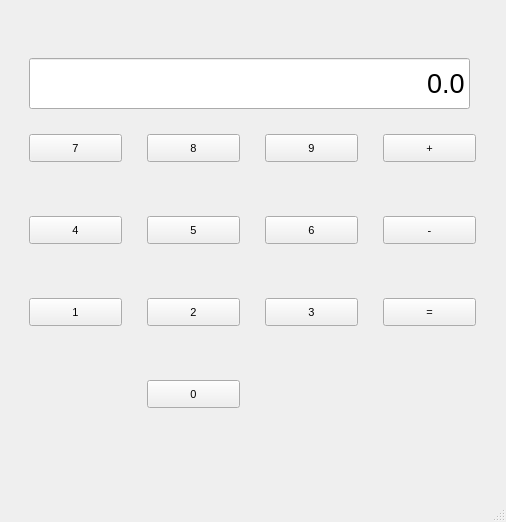
<?xml version="1.0" encoding="UTF-8"?>
<ui version="4.0">
 <class>MainWindow</class>
 <widget class="QMainWindow" name="MainWindow">
  <property name="geometry">
   <rect>
    <x>0</x>
    <y>0</y>
    <width>506</width>
    <height>522</height>
   </rect>
  </property>
  <property name="font">
   <font>
    <pointsize>8</pointsize>
   </font>
  </property>
  <property name="windowTitle">
   <string>MainWindow</string>
  </property>
  <widget class="QWidget" name="centralwidget">
   <widget class="QLineEdit" name="Display">
    <property name="geometry">
     <rect>
      <x>29</x>
      <y>58</y>
      <width>441</width>
      <height>51</height>
     </rect>
    </property>
    <property name="sizePolicy">
     <sizepolicy hsizetype="Fixed" vsizetype="Fixed">
      <horstretch>0</horstretch>
      <verstretch>0</verstretch>
     </sizepolicy>
    </property>
    <property name="font">
     <font>
      <pointsize>20</pointsize>
     </font>
    </property>
    <property name="text">
     <string>0.0</string>
    </property>
    <property name="alignment">
     <set>Qt::AlignRight|Qt::AlignTrailing|Qt::AlignVCenter</set>
    </property>
   </widget>
   <widget class="QPushButton" name="Button7">
    <property name="geometry">
     <rect>
      <x>29</x>
      <y>134</y>
      <width>93</width>
      <height>28</height>
     </rect>
    </property>
    <property name="sizePolicy">
     <sizepolicy hsizetype="Fixed" vsizetype="Fixed">
      <horstretch>0</horstretch>
      <verstretch>0</verstretch>
     </sizepolicy>
    </property>
    <property name="text">
     <string>7</string>
    </property>
   </widget>
   <widget class="QPushButton" name="Button8">
    <property name="geometry">
     <rect>
      <x>147</x>
      <y>134</y>
      <width>93</width>
      <height>28</height>
     </rect>
    </property>
    <property name="sizePolicy">
     <sizepolicy hsizetype="Fixed" vsizetype="Fixed">
      <horstretch>0</horstretch>
      <verstretch>0</verstretch>
     </sizepolicy>
    </property>
    <property name="text">
     <string>8</string>
    </property>
   </widget>
   <widget class="QPushButton" name="Button9">
    <property name="geometry">
     <rect>
      <x>265</x>
      <y>134</y>
      <width>93</width>
      <height>28</height>
     </rect>
    </property>
    <property name="sizePolicy">
     <sizepolicy hsizetype="Fixed" vsizetype="Fixed">
      <horstretch>0</horstretch>
      <verstretch>0</verstretch>
     </sizepolicy>
    </property>
    <property name="text">
     <string>9</string>
    </property>
   </widget>
   <widget class="QPushButton" name="ButtonAdd">
    <property name="geometry">
     <rect>
      <x>383</x>
      <y>134</y>
      <width>93</width>
      <height>28</height>
     </rect>
    </property>
    <property name="sizePolicy">
     <sizepolicy hsizetype="Fixed" vsizetype="Fixed">
      <horstretch>0</horstretch>
      <verstretch>0</verstretch>
     </sizepolicy>
    </property>
    <property name="text">
     <string>+</string>
    </property>
   </widget>
   <widget class="QPushButton" name="Button4">
    <property name="geometry">
     <rect>
      <x>29</x>
      <y>216</y>
      <width>93</width>
      <height>28</height>
     </rect>
    </property>
    <property name="text">
     <string>4</string>
    </property>
   </widget>
   <widget class="QPushButton" name="Button5">
    <property name="geometry">
     <rect>
      <x>147</x>
      <y>216</y>
      <width>93</width>
      <height>28</height>
     </rect>
    </property>
    <property name="text">
     <string>5</string>
    </property>
   </widget>
   <widget class="QPushButton" name="Button6">
    <property name="geometry">
     <rect>
      <x>265</x>
      <y>216</y>
      <width>93</width>
      <height>28</height>
     </rect>
    </property>
    <property name="text">
     <string>6</string>
    </property>
   </widget>
   <widget class="QPushButton" name="ButtonMinus">
    <property name="geometry">
     <rect>
      <x>383</x>
      <y>216</y>
      <width>93</width>
      <height>28</height>
     </rect>
    </property>
    <property name="text">
     <string>-</string>
    </property>
   </widget>
   <widget class="QPushButton" name="Button1">
    <property name="geometry">
     <rect>
      <x>29</x>
      <y>298</y>
      <width>93</width>
      <height>28</height>
     </rect>
    </property>
    <property name="text">
     <string>1</string>
    </property>
   </widget>
   <widget class="QPushButton" name="Button2">
    <property name="geometry">
     <rect>
      <x>147</x>
      <y>298</y>
      <width>93</width>
      <height>28</height>
     </rect>
    </property>
    <property name="text">
     <string>2</string>
    </property>
   </widget>
   <widget class="QPushButton" name="Button3">
    <property name="geometry">
     <rect>
      <x>265</x>
      <y>298</y>
      <width>93</width>
      <height>28</height>
     </rect>
    </property>
    <property name="text">
     <string>3</string>
    </property>
   </widget>
   <widget class="QPushButton" name="ButtonEqual">
    <property name="geometry">
     <rect>
      <x>383</x>
      <y>298</y>
      <width>93</width>
      <height>28</height>
     </rect>
    </property>
    <property name="text">
     <string>=</string>
    </property>
   </widget>
   <widget class="QPushButton" name="Button0">
    <property name="geometry">
     <rect>
      <x>147</x>
      <y>380</y>
      <width>93</width>
      <height>28</height>
     </rect>
    </property>
    <property name="text">
     <string>0</string>
    </property>
   </widget>
  </widget>
  <widget class="QMenuBar" name="menubar">
   <property name="geometry">
    <rect>
     <x>0</x>
     <y>0</y>
     <width>506</width>
     <height>23</height>
    </rect>
   </property>
  </widget>
  <widget class="QStatusBar" name="statusbar"/>
 </widget>
 <resources/>
 <connections/>
</ui>
